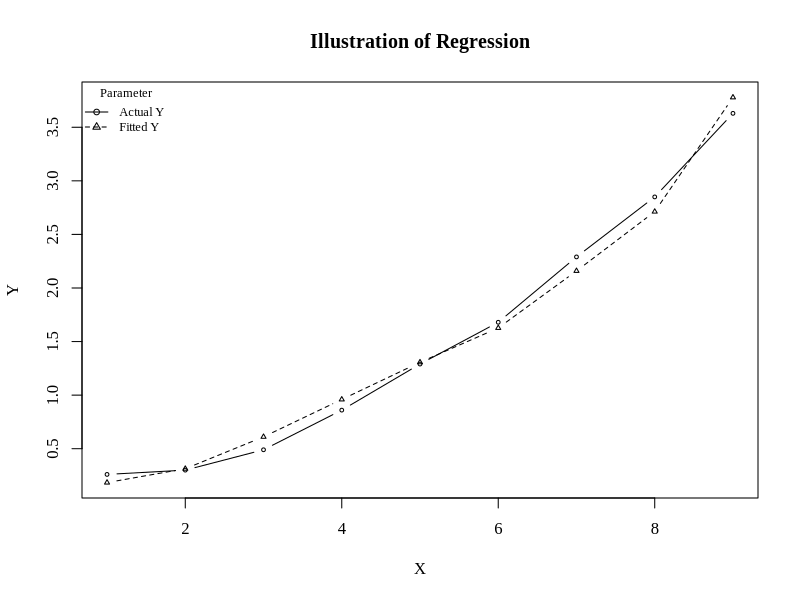

Write R code to recreate this figure.
# 3.4 Regression Test.R
# Insight: Simple regression
# stats: lm()
# read.table()
# rmarkdown::render("3.4 Regression Test.R", "word_document")
rm(list = ls())  # Take out the Environment "trash"
cat("\014") # Clear Console, making error checking easier.
while (!is.null(dev.list()))  dev.off() # Clear old plots
par(family = 'Times New Roman') # Globally set fonts for graphs
# Libraries
#  date - functions for handling dates
Packages <- c("stats") 
if(length(setdiff(Packages, rownames(installed.packages()))) > 0) {
  install.packages(setdiff(Packages, rownames(installed.packages())))
} # Make sure libraries are installed on this computer
lapply(Packages, library, character.only=TRUE) # Load and attach libraries
rm(Packages)
# Inputs contained in file
getwd() # Get Working Directory
# Read a file and create data frame
LSCData <- read.table("RegressionInputData.dat",header = TRUE)
# y is the interest rate; x1 and x2 are the slope and curvature factors
# More details in the next module
# Given that the data set is small, we examine it here
LSCData 
# Linear model
LSC <- lm(formula = LSCData$y~LSCData$x1+LSCData$x2)
summary(LSC) # Summary information from the OLS regression y = a + b1*x1 + b2*x2
anova(LSC) # Analysis of variance table
coefficients(LSC) # Regression coefficients
fitted(LSC) # Fitted values of y (y-hat)
residuals(LSC) # Errors: y - y-hat
# Save regression coefficients in vector 'Betas'
Betas <- LSC$coefficients
Betas
# Regression coefficients are the loadings on the Level, Slope, and Curvature factors
Level <- Betas[1]
Slope <- Betas[2]
Curvature <- Betas[3]
# Plot the actual and estimated term structure
x <- seq(1:9)
y1 <- LSCData$y
y2 <- fitted(LSC)
MaxYValue = max(y1, y2); MinYValue = min(y1, y2)
ylim1 = c(1:2); ylim1[1] = MinYValue; ylim1[2] = MaxYValue
MaxXValue = max(x); MinXValue = min(x)
xlim1 = c(1:2); xlim1[1] = MinXValue; xlim1[2] = MaxXValue
legtxt = c("Actual Y","Fitted Y")
mTitle = "Illustration of Regression"
xTitle = "X"
yTitle = "Y"
lTitle = "Parameter"
plot(x, y1, type = "b", main = mTitle, xlab = xTitle, ylab = yTitle, 
  col = "black", xlim = xlim1, ylim = ylim1, pch = 1, cex = 0.5, lty = 1)
lines(x, y2, type = "b", col ="black", xlim = xlim1, ylim = ylim1, 
  pch = 2, cex = 0.5, lty = 2)
legend("topleft", legtxt, cex = 0.75, lwd = c(1, 1), lty = c(1, 2),
  col = c("black","black"), pch = c(1,2), bty = "n", title = lTitle)
